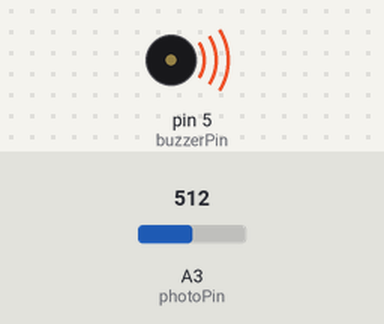
A sketch run on a simulated Arduino Uno, built with avr-gcc and run on an emulated ATmega328P. Shown: buzzer (waves = sounding). The inputs (shaded band) are chosen by the test bench; at power-on: A3 (photoPin) = 512. What the sketch prints to the serial monitor is not drawn.

Above: at 1.2 s.
1.3 s: A3 (photoPin) set to 44
At 2.4 s:
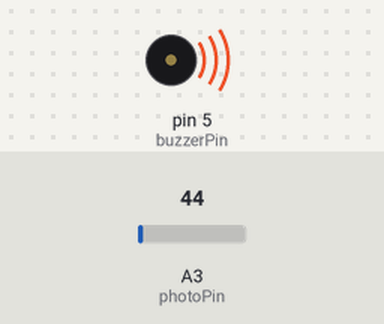
2.8 s: A3 (photoPin) set to 37
At 3.2 s:
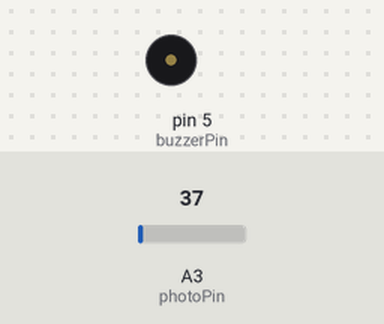
Timing chart, 0 to 5.8 s (numbered marks = the images above; inputs shaded):
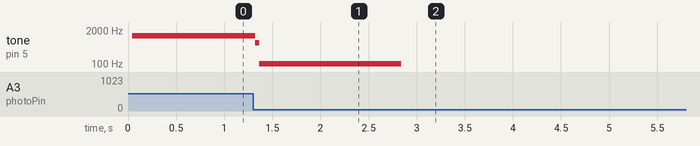

Measured:
- the behaviour switches between 41 and 40 on A3 (photoPin) (found by bisection; images 1 and 2)
- after the input at 1.3 s, tone on pin 5 (buzzerPin): 1208 Hz → 653 Hz at once, → 104 Hz 0.04 s later
- after the input at 2.8 s, tone on pin 5 (buzzerPin): 104 Hz → silent at once

The sketch:

photosensory-buzzer.ino
```cpp
// Определение номеров контактов для зуммера и фоторезистора.
#define buzzerPin 5 // Номер контакта зуммера.
#define photoPin A3 // Номер контакта фоторезистора.

// Переменнык для хранения значений.
int aVal; // Значение на фоторезисторе.
int sMax = 1023; // Максиальное значение фоторезистора (10-битный АЦП Arduino).
int buzzerFreq; // Частота звука.
const long BUZZ_FREQ_MAX = 2500; // Задаем максимальную частоту излучения.


void setup() {
  pinMode(buzzerPin, OUTPUT); // Установка контакта зуммера как выход.
  Serial.begin(9600); // Инициализация последовательного порта для отладки.
}

void loop() {
  aVal = analogRead(photoPin); // Считываем аналоговое значение с фоторезистора.
  Serial.print("aVal: " + aVal); // Выводим значение в монитор порта.
  buzzerFreq = (aVal * BUZZ_FREQ_MAX) / sMax; // Расчет частоты для зуммера.
  buzz(buzzerPin, buzzerFreq, 10); // Генерация звука на зуммере.
}

// Функция для генерации звука заданной частоты и продолжительности.
void buzz (int targetPin, long frequency, long length) {
   long delayValue = 1000000 / frequency / 2; // Расчет времени задержки для полуволны.
   long numCycles = frequency * length / 1000; // Расчет количества циклов звука.

   // Генерация звукового сигнала.
   for (long i = 0; i < numCycles; i++) {
    digitalWrite(targetPin, HIGH); // Включение пина.
    delayMicroseconds(delayValue); // Задержка для создания полуволны.
    digitalWrite(targetPin, LOW); // Выключение пина.
    delayMicroseconds(delayValue); // Задержка для создания полуволны.
   }
}
```
